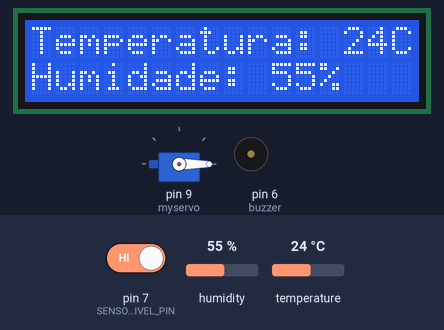
This sketch was run on a simulated Arduino Uno, built with avr-gcc and run on an emulated ATmega328P. Shown: servo, 16×2 character LCD, buzzer (waves = sounding, pin HIGH). Inputs (shaded band) come from the test bench; at power-on: pin 7 (SENSOR_NIVEL_PIN) HIGH, humidity 55 %, temperature 24 °C. What the sketch prints to the serial monitor is not drawn.

Above: at 3.2 s.
3.3 s: pin 7 (SENSOR_NIVEL_PIN) driven LOW
At 5.5 s:
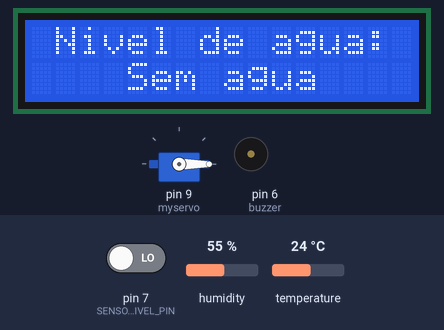
17.3 s: pin 7 (SENSOR_NIVEL_PIN) driven HIGH
At 19.3 s:
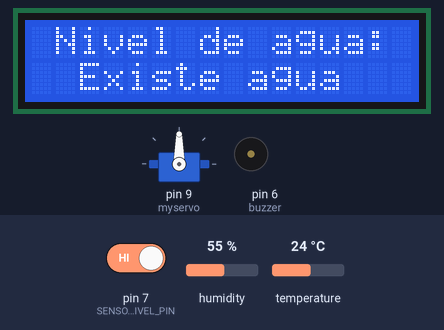
27.9 s: humidity set to 88 %
At 30.1 s:
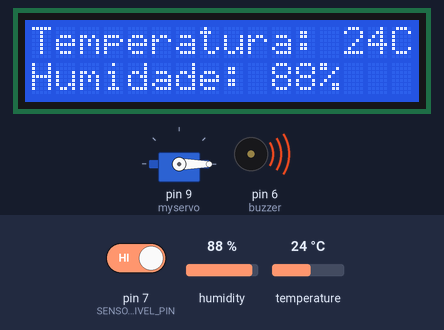
41.9 s: temperature set to 12 °C
At 55.5 s:
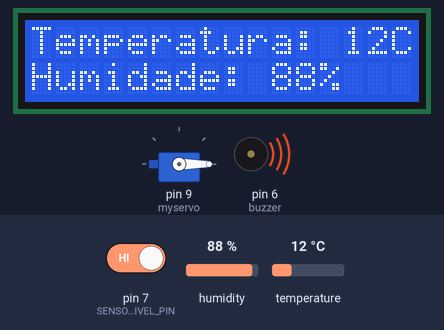
55.8 s: humidity set to 81 %
At 67.6 s:
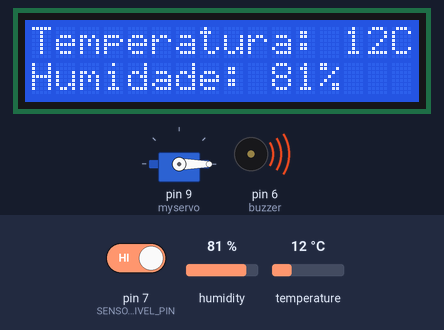
69.8 s: humidity set to 78 %
At 80.9 s:
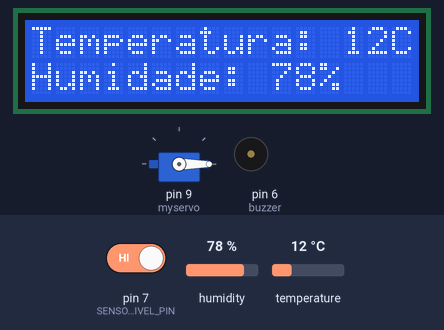
Timing chart, 0 to 84.1 s (numbered marks = the images above; inputs shaded):
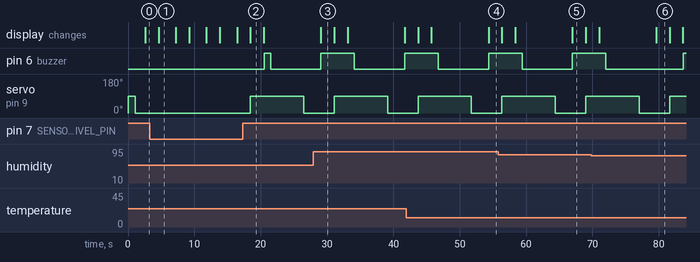

The sketch:

projecto.ino
```cpp
/*-------------------BIBLIOTECAS------------------------------ */
/*--------------------------------------------------------- */
#include <LiquidCrystal.h>
#include <SoftwareSerial.h>
#include <DHT11.h>
#include <Servo.h>

/*-------------------PINOS------------------------------ */
/*--------------------------------------------------------- */
Servo myservo;
#define SENSOR_NIVEL_PIN 7 // Pino onde está ligado o sensor de nível de água
#define DHT11_PIN 8        // Pino onde está ligado o sensor DHT11
int buzzer = 6;           // Pino onde está ligado o buzzer
int angulo = 0;           // Variável para armazenar o ângulo do servo

DHT11 dht11(DHT11_PIN);              // Instancia o sensor DHT11
LiquidCrystal lcd(12, 11, 5, 4, 3, 2); // Instancia o display LCD
SoftwareSerial BTSerial(2, 3);        // Instancia a comunicação serial com o módulo Bluetooth

bool ponteLevantada = false;  // Flag para indicar se a ponte está levantada

/*-------------------FUNÇÃO VOID SETUP------------------------------ */
/*--------------------------------------------------------- */
void setup() {
  myservo.attach(9); // Conectar o servo ao pino 9
  myservo.write(0);  // Configurar o servo na posição inicial (0 graus)

  Serial.begin(9600);    // Inicializar a comunicação serial
  BTSerial.begin(9600);  // Inicializar a comunicação com o Bluetooth
  lcd.begin(16, 2);      // Inicializar o LCD (16 colunas, 2 linhas)
  pinMode(SENSOR_NIVEL_PIN, INPUT);  // Definir o pino do sensor de nível de água como entrada
  pinMode(buzzer, OUTPUT);           // Definir o pino do buzzer como saída
  digitalWrite(buzzer, LOW);         // Desativar o buzzer inicialmente

  // Testar o servo no início para verificar sua funcionalidade
  myservo.write(90);  // Movimentar o servo para 90 graus
  delay(1000);         // Esperar 1 segundo
  myservo.write(0);    // Voltar o servo para a posição inicial (0 graus)
  delay(1000);         // Esperar 1 segundo
}

/*-------------------FUNÇÃO VOID LOOP------------------------------ */
/*--------------------------------------------------------- */
void loop() {
  int temperatura = 0;   // Variável para armazenar a temperatura
  int humidade = 0;      // Variável para armazenar a humidade
  int resultado = dht11.readTemperatureHumidity(temperatura, humidade); // Ler temperatura e humidade do sensor DHT11

  // Só processar os dados de temperatura e humidade se a ponte não estiver levantada
  if (!ponteLevantada) {
    if (resultado == 0) {  // Se a leitura for bem-sucedida
      lcd.clear();  // Limpar o LCD
      lcd.setCursor(0, 0);  // Definir o cursor na primeira linha
      lcd.print("Temperatura: ");
      lcd.print(temperatura);
      lcd.print("C");
      lcd.setCursor(0, 1);  // Definir o cursor na segunda linha
      lcd.print("Humidade: ");
      lcd.print(humidade);
      lcd.print("%");

      // Enviar os valores para o monitor serial e para o Bluetooth
      Serial.print("Temperatura: ");
      Serial.print(temperatura);
      Serial.print(" °C\tHumidade: ");
      Serial.print(humidade);
      Serial.println(" %");

      BTSerial.print("Temperatura: ");
      BTSerial.print(temperatura);
      BTSerial.print(" °C\tHumidade: ");
      BTSerial.println(humidade);

      // Se a temperatura ou humidade for muito alta, ativar o buzzer
      if (temperatura >= 50 || humidade >= 80) {
        digitalWrite(buzzer, HIGH);  // Ativar o buzzer
      } else {
        digitalWrite(buzzer, LOW);   // Desativar o buzzer
      }
    } else {  // Se houver um erro na leitura do DHT11
      String erro = DHT11::getErrorString(resultado);  // Obter mensagem de erro
      lcd.clear();
      lcd.setCursor(0, 0);
      lcd.print("Erro DHT11");
      Serial.println(erro);  // Exibir erro no monitor serial
      BTSerial.println(erro); // Enviar erro para o Bluetooth
      digitalWrite(buzzer, LOW);  // Garantir que o buzzer está desligado
    }
  }

  delay(2000);  // Aguardar 2 segundos antes de continuar

  int nivelDeAgua = digitalRead(SENSOR_NIVEL_PIN);  // Ler o valor do sensor de nível de água

  lcd.clear();  // Limpar o LCD
  if (nivelDeAgua == LOW) {  // Se não houver água detectada
    lcd.setCursor(1, 0);   // Definir o cursor na primeira linha
    lcd.print("Nivel de agua:");
    lcd.setCursor(4, 1);   // Definir o cursor na segunda linha
    lcd.print("Sem agua");

    Serial.println("Não foi detectada água.");
    BTSerial.println("Não foi detectada água.");
    digitalWrite(buzzer, LOW);  // Garantir que o buzzer está desligado
  } else {  // Se houver água detectada
    lcd.setCursor(1, 0);   // Definir o cursor na primeira linha
    lcd.print("Nivel de agua:");
    lcd.setCursor(2, 1);   // Definir o cursor na segunda linha
    lcd.print("Existe agua");

    Serial.println("Água detectada.");
    BTSerial.println("Água detectada.");

    // Levantar a ponte (mover o servo para 90 graus)
    angulo = 90;
    myservo.write(angulo);

    // Marcar que a ponte está levantada
    ponteLevantada = true;

    // Exibir "Ponte" e "Interdita" no LCD
    delay(2000);  // Esperar um pouco antes de mostrar a mensagem
    lcd.clear();
    lcd.setCursor(5, 0);
    lcd.print("Ponte");

    lcd.setCursor(3, 1);
    lcd.print("Interdita");

    Serial.println("Ponte interdita, a levantar cancela.");
    BTSerial.println("Ponte interdita, a levantar cancela.");

    // Ativar o buzzer enquanto exibe a mensagem
    digitalWrite(buzzer, HIGH);
    delay(1000);
    digitalWrite(buzzer, LOW);

    // Deixar a ponte levantada por mais tempo (aqui estamos deixando 5 segundos)
    delay(5000);  // Ponte levantada por 5 segundos

    // Agora, abaixar a ponte e marcar que a ponte não está mais levantada
    myservo.write(0);
    ponteLevantada = false;  // Resetar a flag da ponte levantada
  }

  delay(2000);  // Aguardar 2 segundos antes de continuar
}
```

Measured:
- the behaviour switches between 80 and 79 % on humidity (found by bisection; images 5 and 6)
- after the input at 3.3 s, pin 6 (buzzer): stays LOW (without the input it goes to HIGH after 3.4 s); servo on pin 9 (myservo): stays 0° (without the input it goes to 90° after 1.4 s); the display: changes after 1.4 s (image 1)
- after the input at 17.3 s, pin 6 (buzzer): LOW → HIGH after 3.2 s, → LOW 1.0 s later; servo on pin 9 (myservo): 0° → 90° after 1.2 s, → 0° 8.0 s later; the display: changes after 1.2 s (image 2)
- what the display in image 1 shows lasts 2.5 s, from 4.7 s to 7.2 s
- what the display in image 2 shows lasts 2.0 s, from 18.5 s to 20.5 s
